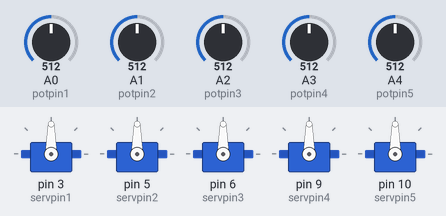
This sketch was run on a simulated Arduino Uno, built with avr-gcc and run on an emulated ATmega328P. Shown: 5 × servo. The test bench sets the inputs (shaded band); at power-on: A0 (potpin1) = 512, A1 (potpin2) = 512, A2 (potpin3) = 512, A3 (potpin4) = 512, A4 (potpin5) = 512.

Above: at 1.2 s.
1.3 s: A0 (potpin1) set to 716
At 2.4 s:
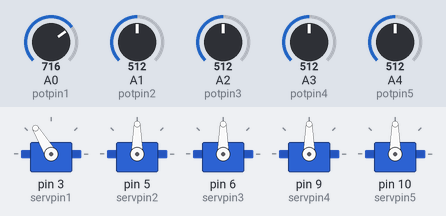
2.8 s: A1 (potpin2) set to 716
At 3.9 s:
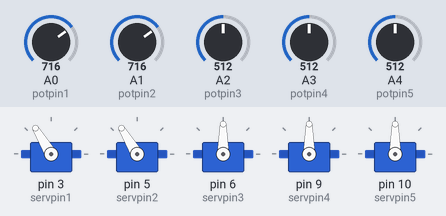
4.3 s: A2 (potpin3) set to 716
At 5.3 s:
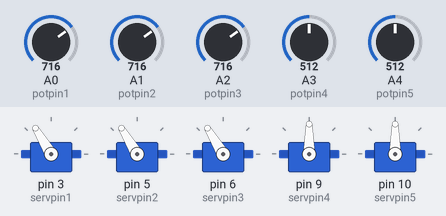
5.8 s: A3 (potpin4) set to 716
At 6.8 s:
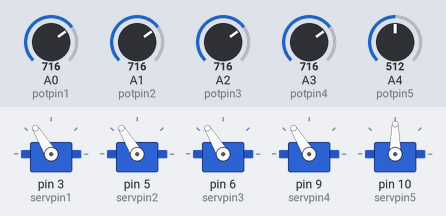
7.3 s: A4 (potpin5) set to 716
At 8.2 s:
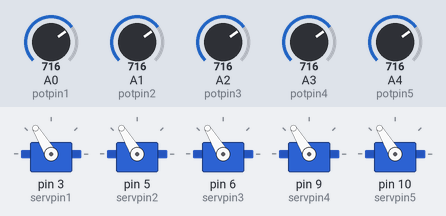
8.8 s: A0 (potpin1) set to 992
At 9.7 s:
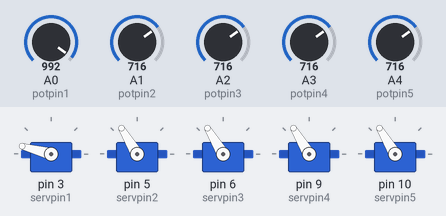
Timing chart, 0 to 11.3 s (numbered marks = the images above; inputs shaded):
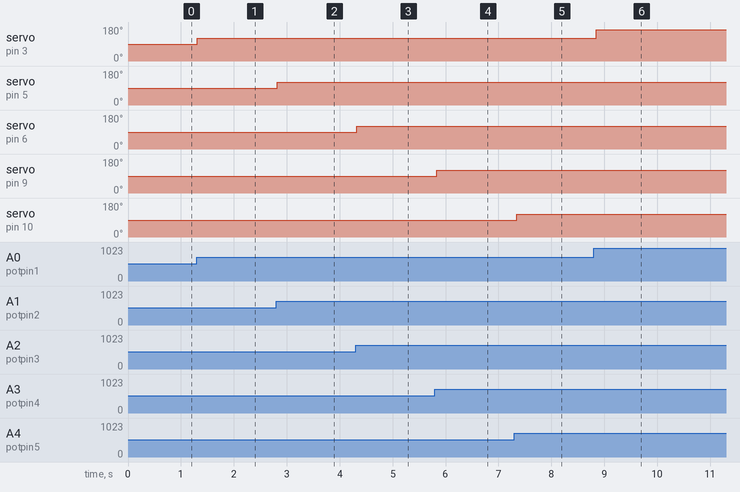

The sketch:

multi_servo_knob.ino
```cpp
#include <Servo.h>

const int potpin1 = A0;
const int potpin2 = A1;
const int potpin3 = A2;
const int potpin4 = A3;
const int potpin5 = A4;

const int servpin1 = 3;
const int servpin2 = 5;
const int servpin3 = 6;
const int servpin4 = 9;
const int servpin5 = 10;


int potval1;
int potval2;
int potval3;
int potval4;
int potval5;

int previous1 = 0;
int previous2 = 0;
int previous3 = 0;
int previous4 = 0;
int previous5 = 0;


int long newval1 = 0;
int long newval2 = 0;
int long newval3 = 0;
int long newval4 = 0;
int long newval5 = 0;


Servo hand;
Servo wrist;
Servo elbow;
Servo shoulder;
Servo base;


void setup(){
pinMode(potpin1, INPUT);
pinMode(potpin2, INPUT);
pinMode(potpin3, INPUT);
pinMode(potpin4, INPUT);
pinMode(potpin5, INPUT);

hand.attach(servpin1);
wrist.attach(servpin2);
elbow.attach(servpin3);
shoulder.attach(servpin4);
base.attach(servpin5);

}


void loop(){

potval1 = analogRead(potpin1);
potval2 = analogRead(potpin2);
potval3 = analogRead(potpin3);
potval4 = analogRead(potpin4);
potval5 = analogRead(potpin5);


if((potval1 > previous1 + 8 ) or (potval1 < previous1-8)){
newval1 = map(potval1, 0, 1023, 10, 170);
hand.write(newval1);
}

if((potval2 > previous2 + 8 ) or (potval2 < previous2-8)){
newval2 = map(potval2, 0, 1023, 10, 170);
wrist.write(newval2);
}

if((potval3 > previous3 + 6 ) or (potval3 < previous3-6)){
newval3 = map(potval3, 0, 1023, 10, 170);
elbow.write(newval3);
}

if((potval4 > previous4 + 6 ) or (potval4 < previous4-6)){
newval4 = map(potval4, 0, 1023, 10, 170);
shoulder.write(newval4);
}

if((potval5 > previous5 + 6 ) or (potval5 < previous5-6)){
newval5 = map(potval5, 0, 1023, 10, 170);
base.write(newval5);
}

previous1 = potval1;
previous2 = potval2;
previous3 = potval3;
previous4 = potval4;
previous5 = potval5;

delay(100);


}
```

Measured:
- after the input at 1.3 s, servo on pin 3 (servpin1): 90° → 121° at once
- after the input at 2.8 s, servo on pin 5 (servpin2): 90° → 121° at once
- after the input at 4.3 s, servo on pin 6 (servpin3): 90° → 121° at once
- after the input at 5.8 s, servo on pin 9 (servpin4): 90° → 121° at once
- after the input at 7.3 s, servo on pin 10 (servpin5): 90° → 121° at once
- after the input at 8.8 s, servo on pin 3 (servpin1): 121° → 165° after 0.05 s
